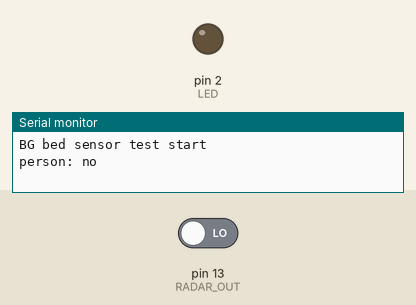
Recording of a sketch running on a simulated Arduino Uno, built for the host (arithmetic inside an expression is 32-bit, double 64-bit). On the bench: output pins drawn as LEDs (lit = HIGH), the last lines printed to the serial monitor. Inputs (shaded band) come from the test bench; at power-on: pin 13 (RADAR_OUT) LOW.

Above: at 2.4 s.
2.5 s: pin 13 (RADAR_OUT) driven HIGH
At 3.4 s:
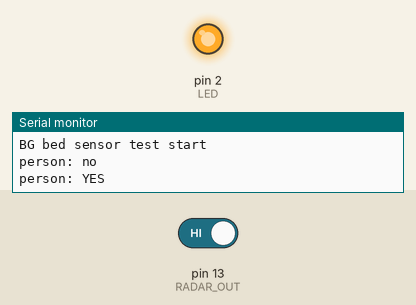
4.0 s: pin 13 (RADAR_OUT) driven LOW
At 4.5 s:
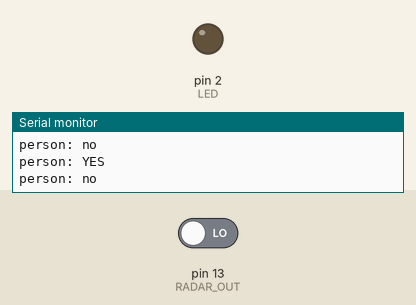
Timing chart, 0 to 7.0 s (numbered marks = the images above; inputs shaded):
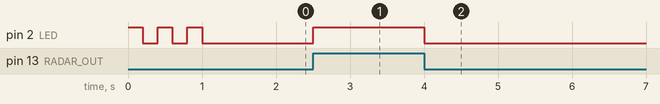

The sketch:

bedtest.ino
```cpp
// 블랙고스트 베드 센서 — 1단계 동작 시험 프로그램
// 레이더(LD2410C) OUT → 보드 P13. 사람이 있으면 보드의 파란 불(P2)이 켜지고, 없으면 꺼짐.
// 와이파이·앱 연결 없음. 시작할 때 파란 불이 3번 깜빡이면 프로그램이 잘 들어간 것.
const int RADAR_OUT = 13;
const int LED = 2;

void setup() {
  Serial.begin(115200);
  pinMode(RADAR_OUT, INPUT_PULLDOWN);
  pinMode(LED, OUTPUT);
  for (int i = 0; i < 3; i++) { digitalWrite(LED, HIGH); delay(200); digitalWrite(LED, LOW); delay(200); }
  Serial.println("BG bed sensor test start");
}

void loop() {
  static int last = -1;
  int p = digitalRead(RADAR_OUT);
  digitalWrite(LED, p);
  if (p != last) { Serial.println(p ? "person: YES" : "person: no"); last = p; }
  delay(50);
}
```

Measured:
- after the input at 2.5 s, pin 2 (LED): LOW → HIGH at once
- after the input at 4.0 s, pin 2 (LED): HIGH → LOW at once
